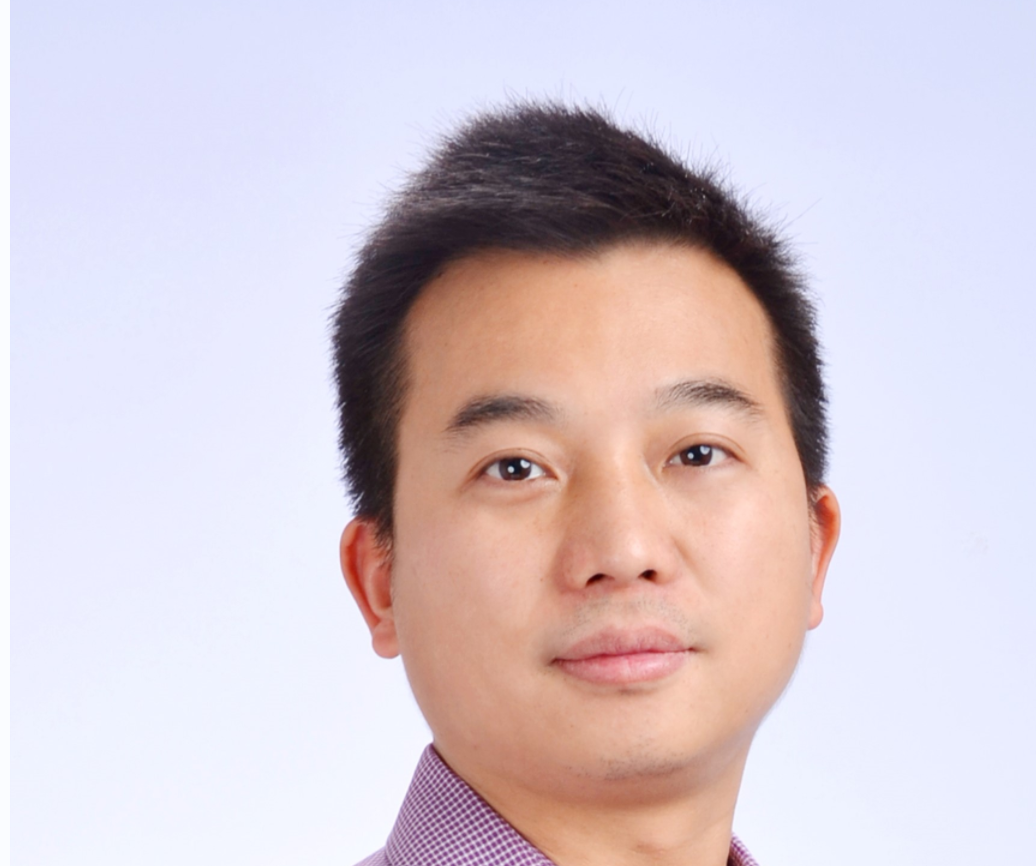
#> input picture opencv-try/resource/1.png, 1036 x 866 px, found by its file name
$ python '边缘检测laplace.py'
#> lines starting #> are read from the running program, lines starting #| are printed output that depends on the picture
#> further down, img is the input picture: shape (866, 1036, 3); mean B, G, R 209.1, 200.6, 213.3
# 边缘检测（Sobel、Laplace、Canny）
import cv2 as cv


# Laplace二阶微分算子
def Laplace():
    # 1、高斯滤波器 (3 X 3)
    dst = cv.GaussianBlur(img, (3, 3), sigmaX=0.1)
    #                           核大小  在X方向上的标准偏差

    # 2、Laplacian 算子
    laplacian = cv.Laplacian(dst, cv.CV_64F)
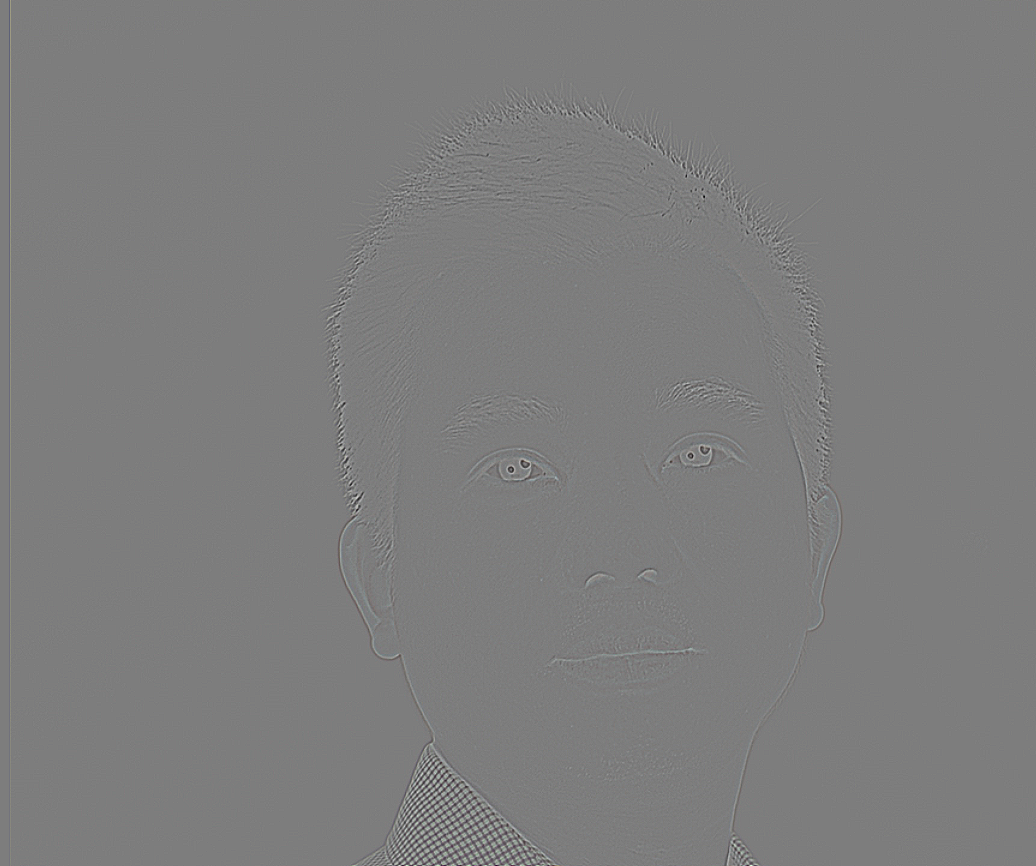
#> laplacian: shape (866, 1036, 3) float64; mean B, G, R 0, 0, 0; drawn with min black and max white

    # 3、取绝对值
    laplacian = cv.convertScaleAbs(laplacian)
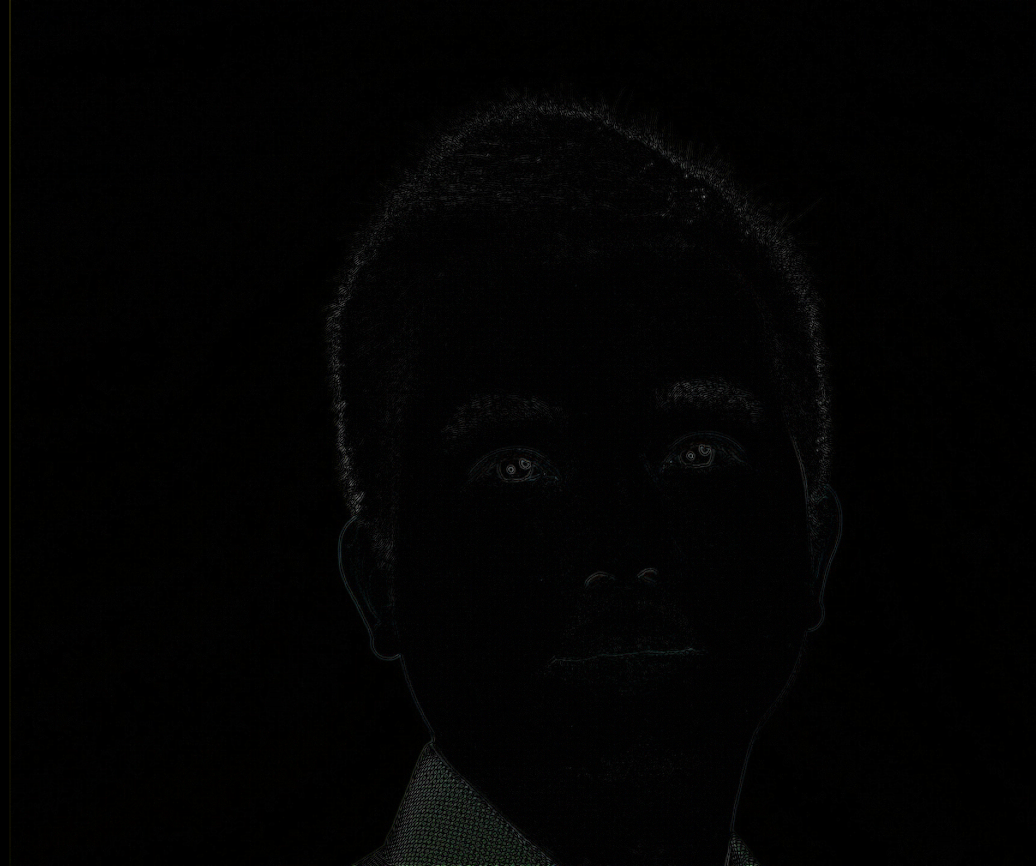
#> laplacian: shape (866, 1036, 3); mean B, G, R 2, 2.2, 2.2

    # 4、显示
    cv.imshow("laplacian", laplacian)


if __name__ == '__main__':
    # 读取图片
    img = cv.imread("Resource/1.png")
    cv.imshow("img", img)

    # Sobel()         #Sobel一阶微分算子
    Laplace()  # Laplace二阶微分算子

    cv.waitKey(0)

$ run again, with opencv-try/resource/2.jpg saved as opencv-try/resource/1.png
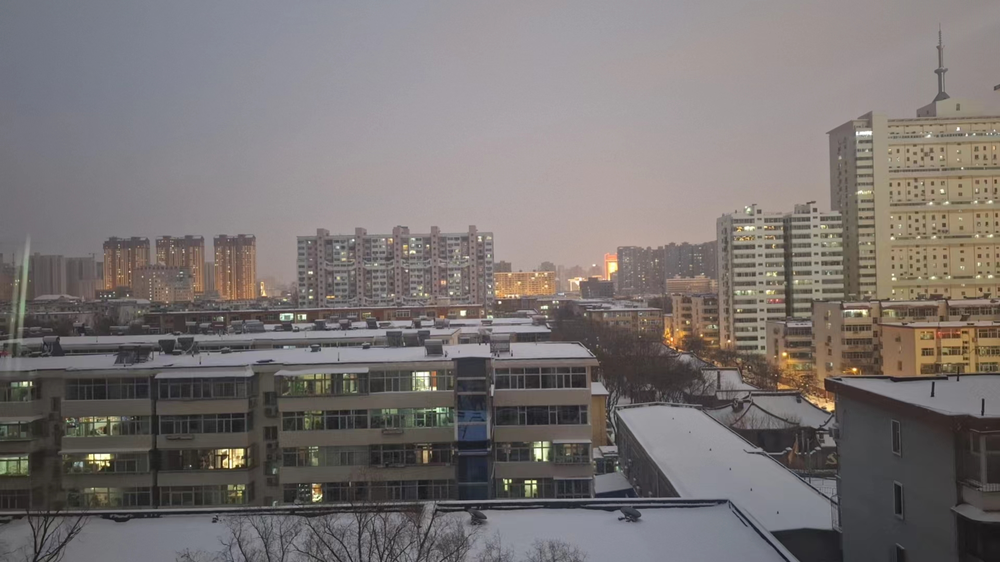
#> input picture opencv-try/resource/2.jpg, 1000 x 562 px, shrunk from 1920 x 1080 before the run, found by its file name
#> img is the input picture: shape (562, 1000, 3); mean B, G, R 114.4, 115.7, 121.4
#> in Laplace, `laplacian = cv.convertScaleAbs(laplacian)`:
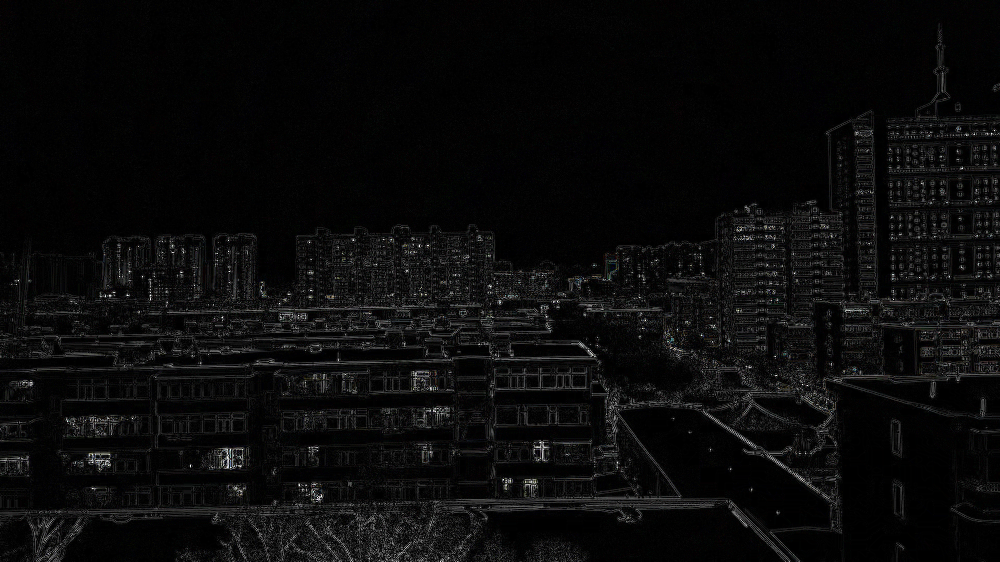
#> laplacian: shape (562, 1000, 3); mean B, G, R 10.7, 10.7, 10.7
